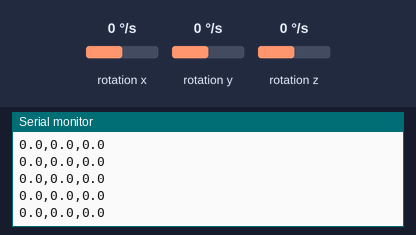
The sketch below on a simulated Arduino Uno, built with avr-gcc and run on an emulated ATmega328P. Shown: the last lines printed to the serial monitor. The test bench sets the inputs (shaded band); at power-on: rotation x 0 °/s, rotation y 0 °/s, rotation z 0 °/s.

Above: at 1.2 s.
1.3 s: rotation x set to -192 °/s
At 1.9 s:
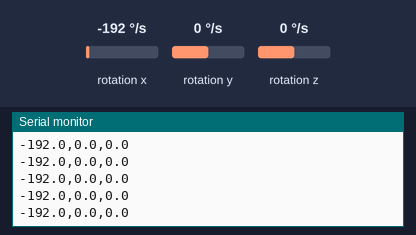
2.8 s: rotation y set to -192 °/s
At 3.5 s:
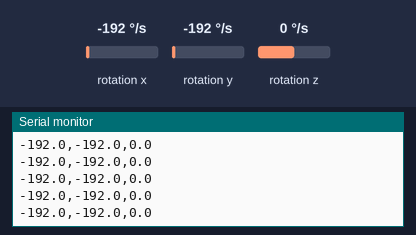
4.3 s: rotation z set to -192 °/s
At 5.2 s:
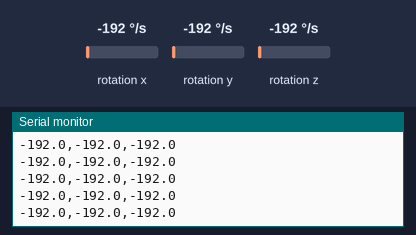

Measured:
- after the input at 1.3 s, the serial monitor: prints a new line at once (image 1)
- after the input at 2.8 s, the serial monitor: prints a new line at once (image 2)
- after the input at 4.3 s, the serial monitor: prints a new line at once (image 3)

The sketch:

TennisTrainer.ino
```cpp
#include "SparkFunLSM6DS3.h"
#include "Wire.h"


LSM6DS3 myIMU( I2C_MODE, 0x6A );  //I2C device address 0x6A


void setup() {
  // init serial
  Serial.begin(9600);

  myIMU.begin();
}

void loop() {
  // gyro values
  Serial.print(myIMU.readFloatGyroX(), 1);
  Serial.print(",");
  Serial.print(myIMU.readFloatGyroY(), 1);
  Serial.print(",");
  Serial.print(myIMU.readFloatGyroZ(), 1);

/*
  // accelerometer values
  Serial.print(",");

  Serial.print(myIMU.readFloatAccelX(), 2);
  Serial.print("\t");
  Serial.print(myIMU.readFloatAccelY(), 2);
  Serial.print("\t");
  Serial.print(myIMU.readFloatAccelZ(), 2);
  */

  Serial.println();
  delay(25);
}
```
